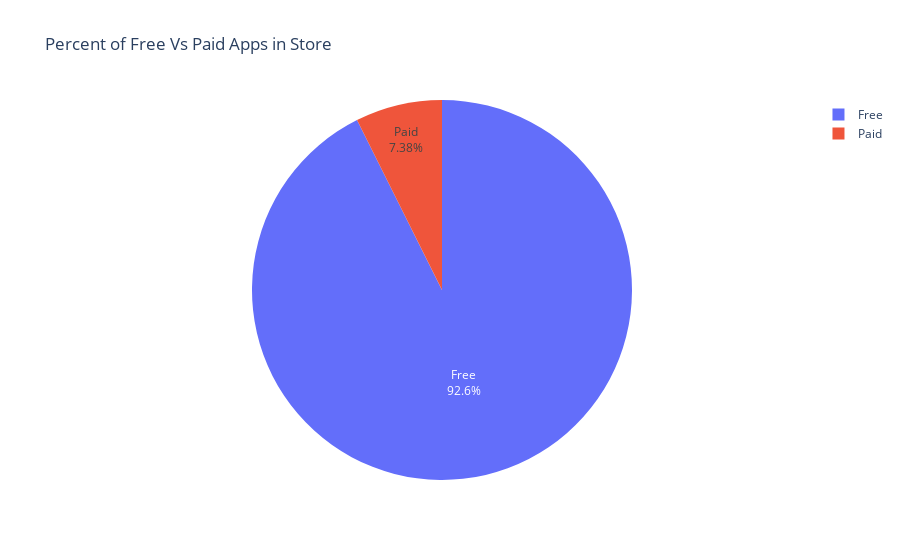

Notebook code for this chart:
### Code cell
# Create a DataFrame with the value counts of 'Type'
type_counts = df['Type'].value_counts().reset_index()
type_counts.columns = ['Type', 'Count']

# Plotting the pie chart using Plotly Express
fig = px.pie(type_counts, values='Count', names='Type', 
             color_discrete_sequence=['#fcba03', 'light blue'],
             labels={'Type': 'App Type', 'Count': 'Number of Apps'},
             title='Percent of Free Vs Paid Apps in Store')

# Show the plot
fig.update_traces(textposition='inside', textinfo='percent+label')
fig.show()

### Figure 1 — Plotly figure (JSON) as saved in the notebook; plotly's stock layout.template omitted (floating-point values rounded to 4 significant figures)
{"data": [{"domain": {"x": [0, 1], "y": [0, 1]}, "hovertemplate": "App Type=%{label}<br>Number of Apps=%{value}<extra></extra>", "labels": ["Free", "Paid"], "legendgroup": "", "name": "", "showlegend": true, "textinfo": "percent+label", "textposition": "inside", "type": "pie", "values": [10039, 800]}], "layout": {"legend": {"tracegroupgap": 0}, "piecolorway": ["#fcba03", "light blue"], "title": {"text": "Percent of Free Vs Paid Apps in Store"}}}
